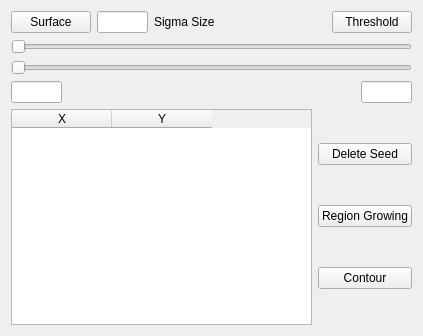
<?xml version="1.0" encoding="UTF-8"?>
<ui version="4.0">
 <class>SkinImageSegmentationWidget</class>
 <widget class="QWidget" name="SkinImageSegmentationWidget">
  <property name="geometry">
   <rect>
    <x>0</x>
    <y>0</y>
    <width>423</width>
    <height>336</height>
   </rect>
  </property>
  <property name="windowTitle">
   <string>SkinImageSegmentationWidget</string>
  </property>
  <layout class="QGridLayout" name="gridLayout">
   <item row="0" column="0">
    <layout class="QHBoxLayout" name="horizontalLayout_3">
     <item>
      <widget class="QPushButton" name="surfaceBtn_2">
       <property name="text">
        <string>Surface</string>
       </property>
      </widget>
     </item>
     <item>
      <widget class="QLineEdit" name="sigmaSize">
       <property name="maximumSize">
        <size>
         <width>51</width>
         <height>22</height>
        </size>
       </property>
      </widget>
     </item>
     <item>
      <widget class="QLabel" name="label">
       <property name="text">
        <string>Sigma Size</string>
       </property>
      </widget>
     </item>
     <item>
      <spacer name="horizontalSpacer_2">
       <property name="orientation">
        <enum>Qt::Horizontal</enum>
       </property>
       <property name="sizeHint" stdset="0">
        <size>
         <width>40</width>
         <height>20</height>
        </size>
       </property>
      </spacer>
     </item>
     <item>
      <widget class="QPushButton" name="thresholdBtn_2">
       <property name="text">
        <string>Threshold</string>
       </property>
       <property name="checkable">
        <bool>true</bool>
       </property>
      </widget>
     </item>
    </layout>
   </item>
   <item row="1" column="0">
    <widget class="QSlider" name="upperSlider">
     <property name="orientation">
      <enum>Qt::Horizontal</enum>
     </property>
    </widget>
   </item>
   <item row="2" column="0">
    <widget class="QSlider" name="lowerSlider">
     <property name="orientation">
      <enum>Qt::Horizontal</enum>
     </property>
    </widget>
   </item>
   <item row="3" column="0">
    <layout class="QHBoxLayout" name="horizontalLayout_4">
     <item>
      <widget class="QLineEdit" name="lowerThreshold_2">
       <property name="maximumSize">
        <size>
         <width>51</width>
         <height>22</height>
        </size>
       </property>
      </widget>
     </item>
     <item>
      <spacer name="horizontalSpacer_4">
       <property name="orientation">
        <enum>Qt::Horizontal</enum>
       </property>
       <property name="sizeHint" stdset="0">
        <size>
         <width>40</width>
         <height>20</height>
        </size>
       </property>
      </spacer>
     </item>
     <item>
      <widget class="QLineEdit" name="upperThreshold_2">
       <property name="maximumSize">
        <size>
         <width>51</width>
         <height>22</height>
        </size>
       </property>
      </widget>
     </item>
    </layout>
   </item>
   <item row="4" column="0">
    <layout class="QHBoxLayout" name="horizontalLayout_2">
     <item>
      <widget class="QTableWidget" name="tableWidget">
       <column>
        <property name="text">
         <string>X</string>
        </property>
       </column>
       <column>
        <property name="text">
         <string>Y</string>
        </property>
       </column>
      </widget>
     </item>
     <item>
      <layout class="QVBoxLayout" name="verticalLayout">
       <item>
        <widget class="QPushButton" name="deleteSeedBtn">
         <property name="text">
          <string>Delete Seed</string>
         </property>
        </widget>
       </item>
       <item>
        <widget class="QPushButton" name="regionGrowingBtn">
         <property name="text">
          <string>Region Growing</string>
         </property>
        </widget>
       </item>
       <item>
        <widget class="QPushButton" name="contourBtn">
         <property name="text">
          <string>Contour</string>
         </property>
        </widget>
       </item>
      </layout>
     </item>
    </layout>
   </item>
  </layout>
 </widget>
 <layoutdefault spacing="6" margin="11"/>
 <resources/>
 <connections>
  <connection>
   <sender>surfaceBtn_2</sender>
   <signal>clicked()</signal>
   <receiver>SkinImageSegmentationWidget</receiver>
   <slot>surfaceEnhancement()</slot>
   <hints>
    <hint type="sourcelabel">
     <x>49</x>
     <y>39</y>
    </hint>
    <hint type="destinationlabel">
     <x>6</x>
     <y>64</y>
    </hint>
   </hints>
  </connection>
  <connection>
   <sender>upperSlider</sender>
   <signal>sliderMoved(int)</signal>
   <receiver>SkinImageSegmentationWidget</receiver>
   <slot>changeUpperThreshold(int)</slot>
   <hints>
    <hint type="sourcelabel">
     <x>149</x>
     <y>77</y>
    </hint>
    <hint type="destinationlabel">
     <x>163</x>
     <y>108</y>
    </hint>
   </hints>
  </connection>
  <connection>
   <sender>lowerSlider</sender>
   <signal>sliderMoved(int)</signal>
   <receiver>SkinImageSegmentationWidget</receiver>
   <slot>changeLowerThreshold(int)</slot>
   <hints>
    <hint type="sourcelabel">
     <x>222</x>
     <y>111</y>
    </hint>
    <hint type="destinationlabel">
     <x>218</x>
     <y>145</y>
    </hint>
   </hints>
  </connection>
  <connection>
   <sender>thresholdBtn_2</sender>
   <signal>clicked(bool)</signal>
   <receiver>SkinImageSegmentationWidget</receiver>
   <slot>threshold(bool)</slot>
   <hints>
    <hint type="sourcelabel">
     <x>346</x>
     <y>30</y>
    </hint>
    <hint type="destinationlabel">
     <x>320</x>
     <y>66</y>
    </hint>
   </hints>
  </connection>
  <connection>
   <sender>deleteSeedBtn</sender>
   <signal>clicked()</signal>
   <receiver>SkinImageSegmentationWidget</receiver>
   <slot>deleteSeed()</slot>
   <hints>
    <hint type="sourcelabel">
     <x>372</x>
     <y>197</y>
    </hint>
    <hint type="destinationlabel">
     <x>328</x>
     <y>141</y>
    </hint>
   </hints>
  </connection>
  <connection>
   <sender>regionGrowingBtn</sender>
   <signal>clicked()</signal>
   <receiver>SkinImageSegmentationWidget</receiver>
   <slot>regionGrowing()</slot>
   <hints>
    <hint type="sourcelabel">
     <x>409</x>
     <y>256</y>
    </hint>
    <hint type="destinationlabel">
     <x>418</x>
     <y>281</y>
    </hint>
   </hints>
  </connection>
  <connection>
   <sender>contourBtn</sender>
   <signal>clicked()</signal>
   <receiver>SkinImageSegmentationWidget</receiver>
   <slot>outerContour()</slot>
   <hints>
    <hint type="sourcelabel">
     <x>333</x>
     <y>285</y>
    </hint>
    <hint type="destinationlabel">
     <x>263</x>
     <y>325</y>
    </hint>
   </hints>
  </connection>
 </connections>
 <slots>
  <slot>surfaceEnhancement()</slot>
  <slot>threshold(bool)</slot>
  <slot>changeLowerThreshold(int)</slot>
  <slot>changeUpperThreshold(int)</slot>
  <slot>deleteSeed()</slot>
  <slot>regionGrowing()</slot>
  <slot>outerContour()</slot>
 </slots>
</ui>
